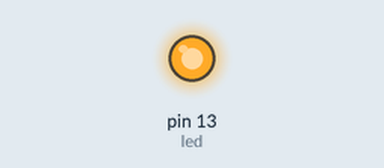
This sketch was run on a simulated Arduino Uno, built with avr-gcc and run on an emulated ATmega328P. On the bench: output pins drawn as LEDs (lit = HIGH).

Above: at 0.1 s.
At 2.1 s:
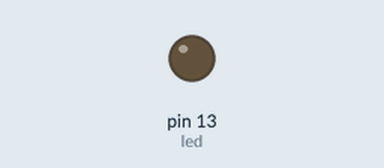
Timing chart, 0 to 3.6 s (numbered marks = the images above):
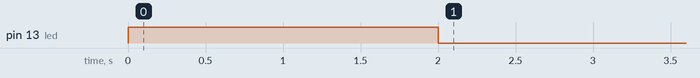

The sketch:

bluetooth.ino
```cpp
/*
 * Bluetooth Basic: Led On Off
 * Coder - Toni Anguera
 * This program lets you to control the LED on the pin 13 using the HC05 bluetooth module
 */

//******  Includes  ****************
#include <SoftwareSerial.h>

//******  Variables  ***************
int led=13;
char state='c';

void setup(){
  Serial.begin(38400);

  pinMode(led,OUTPUT);
  digitalWrite(led,HIGH);
  delay(2000);
  digitalWrite(led,LOW);

}

void loop(){
  if(Serial.available()>0){
  state = Serial.read();
  if (state =='a'){
    digitalWrite(led,HIGH);
  }
  if(state=='b'){
    digitalWrite(led,LOW);
  }
 }

}
```
